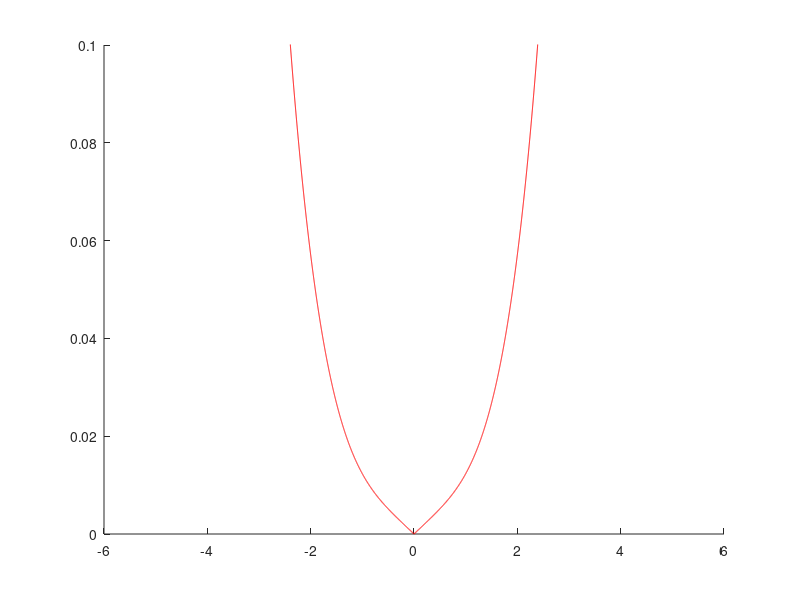

Recreate this plot in MATLAB.

%Mexico

close all
%%
kk = 1;%[0.05:.1:5];

for i = 1:length(kk)
kappa0_w	= 0.01;%4.649554980188626E-002;
kappa2_w	= 4;%kk(i);%1.16488398350350;

kappa1_w	= 1.854462208602996E-002;
kappa1_wB	= ((1.0-kappa0_w)*(1.0+kappa2_w))^(-1.0/kappa2_w);

% % US
% kappa0_w	= 0.04383;
% kappa2_w	= 0.40176;
% kappa1_wB	= ((1.0-kappa0_w)*(1.0+kappa2_w))^(-1.0/kappa2_w);


a = 2;

d = -5:0.001:5;

k = kappa0_w*abs(d) + kappa1_w*abs(d/a).^kappa2_w*a;

figure(1)
pause(.1)
hold on
% plot(d,k,'k')
plot(d,k,'r')
ylim([0 .1])

end